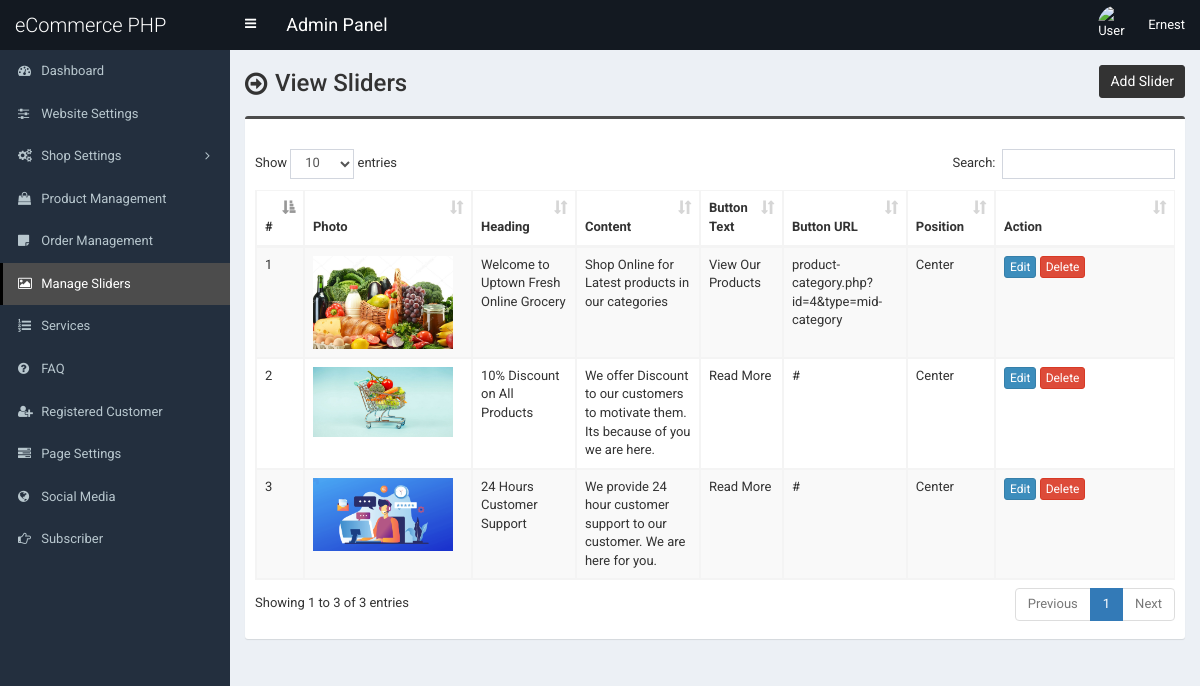
Before: /admin/slider.php (signed in) with the older database file.
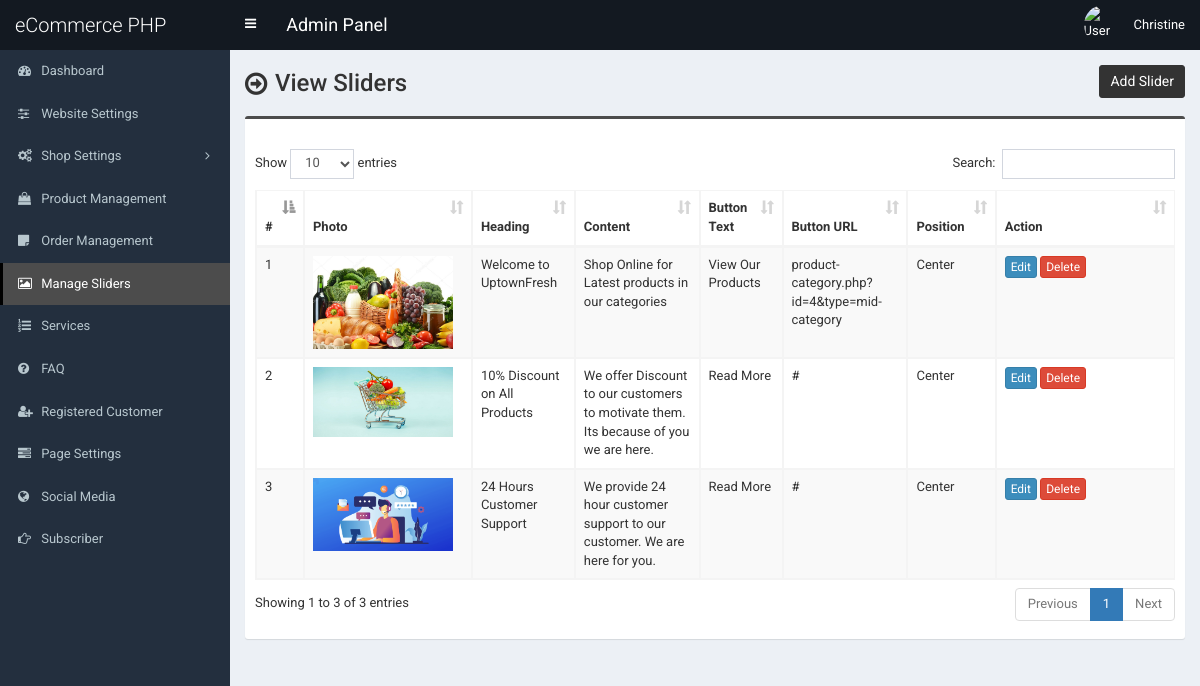
After: the same page with the newer database file.
### tables this page shows
CREATE TABLE `tbl_slider` (
  `id` int(11) NOT NULL,
  `photo` varchar(255) NOT NULL,
  `heading` varchar(255) NOT NULL,
  `content` text NOT NULL,
  `button_text` varchar(255) NOT NULL,
  `button_url` varchar(255) NOT NULL,
  `position` varchar(255) NOT NULL
);

### admin/slider.php (the view, shortened to what the changed rows need)
<?php require_once('header.php'); ?>
<section class="content-header">
	<div class="content-header-left">
		<h1>View Sliders</h1>
	</div>
</section>
<section class="content">
	<div class="row">
		<div class="col-md-12">
			<div class="box box-info">
				<div class="box-body table-responsive">
					<table id="example1" class="table table-bordered table-hover table-striped">
						<thead>
							<tr>
								<th>#</th>
								<th>Photo</th>
								<th>Heading</th>
								<th>Content</th>
								<th>Button Text</th>
								<th>Button URL</th>
								<th>Position</th>
								<th width="140">Action</th>
							</tr>
						</thead>
						<tbody>
							<?php
							$i=0;
							$statement = $pdo->prepare("SELECT
														id,
														photo,
														heading,
														content,
														button_text,
														button_url,
														position
							                           	FROM tbl_slider
							                           	");
							$statement->execute();
							$result = $statement->fetchAll(PDO::FETCH_ASSOC);
							foreach ($result as $row) {
								$i++;
								?>
								<tr>
									<td><?php echo $i; ?></td>
									<td style="width:150px;"><img src="../assets/uploads/<?php echo $row['photo']; ?>" alt="<?php echo $row['heading']; ?>" style="width:140px;"></td>
									<td><?php echo $row['heading']; ?></td>
									<td><?php echo $row['content']; ?></td>
									<td><?php echo $row['button_text']; ?></td>
									<td><?php echo $row['button_url']; ?></td>
									<td><?php echo $row['position']; ?></td>
									<td>
										<a href="slider-edit.php?id=<?php echo $row['id']; ?>" class="btn btn-primary btn-xs">Edit</a>
										<a href="#" class="btn btn-danger btn-xs" data-href="slider-delete.php?id=<?php echo $row['id']; ?>" data-toggle="modal" data-target="#confirm-delete">Delete</a>
									</td>
								</tr>
								<?php
							}
							?>
						</tbody>
					</table>
				</div>
			</div>
		</div>
	</div>
</section>
<?php require_once('footer.php'); ?>

### admin/header.php (shortened to what the changed rows need)
<!DOCTYPE html>
<html>
<head>
	<link rel="stylesheet" href="css/bootstrap.min.css">
	<link rel="stylesheet" href="css/font-awesome.min.css">
	<link rel="stylesheet" href="css/ionicons.min.css">
	<link rel="stylesheet" href="css/datepicker3.css">
	<link rel="stylesheet" href="css/all.css">
	<link rel="stylesheet" href="css/select2.min.css">
	<link rel="stylesheet" href="css/dataTables.bootstrap.css">
	<link rel="stylesheet" href="css/jquery.fancybox.css">
	<link rel="stylesheet" href="css/AdminLTE.min.css">
	<link rel="stylesheet" href="css/_all-skins.min.css">
	<link rel="stylesheet" href="css/on-off-switch.css"/>
	<link rel="stylesheet" href="css/summernote.css">
	<link rel="stylesheet" href="style.css">
</head>
<body class="hold-transition fixed skin-blue sidebar-mini">
	<div class="wrapper">
		<header class="main-header">
			<nav class="navbar navbar-static-top">
				<div class="navbar-custom-menu">
					<ul class="nav navbar-nav">
						<li class="dropdown user user-menu">
							<a href="#" class="dropdown-toggle" data-toggle="dropdown">
								<img src="../assets/uploads/<?php echo $_SESSION['user']['photo']; ?>" class="user-image" alt="User Image">
								<span class="hidden-xs"><?php echo $_SESSION['user']['full_name']; ?></span>
							</a>
						</li>
					</ul>
				</div>
			</nav>
		</header>
  		<div class="content-wrapper">

Changed rows visible on the page:
changed tbl_slider "Shop Online for Latest products in our categories": heading "Welcome to Uptown Fresh Online Grocery" → "Welcome to UptownFresh"
Other visible differences:
$_SESSION['user']['full_name']: "Ernest" → "Christine"
